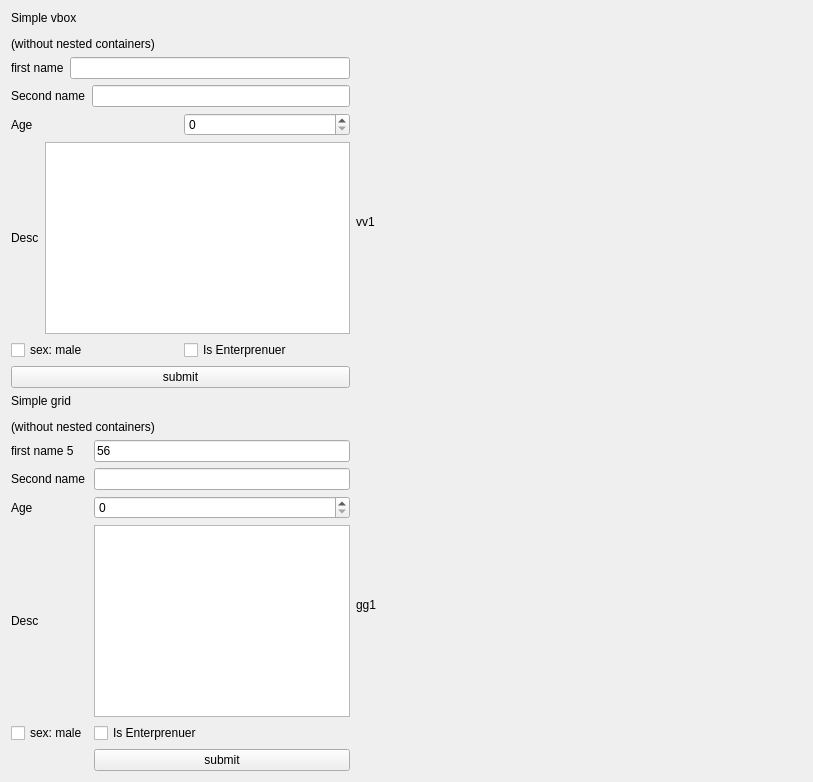
      <widget class="QWidget" name="tab">
       <attribute name="title">
        <string>Page - just simple examples</string>
       </attribute>
       <layout class="QGridLayout" name="gridLayout_16">
        <item row="0" column="0">
         <widget class="QLabel" name="label_42">
          <property name="text">
           <string>&lt;html&gt;&lt;head/&gt;&lt;body&gt;&lt;p&gt;Simple vbox&lt;/p&gt;&lt;p&gt;(without nested containers)&lt;/p&gt;&lt;/body&gt;&lt;/html&gt;</string>
          </property>
          <property name="wordWrap">
           <bool>true</bool>
          </property>
         </widget>
        </item>
        <item row="1" column="0">
         <layout class="QVBoxLayout" name="vv1">
          <item>
           <layout class="QHBoxLayout" name="horizontalLayout">
            <item>
             <widget class="QLabel" name="label_2">
              <property name="text">
               <string>first name</string>
              </property>
             </widget>
            </item>
            <item>
             <widget class="QLineEdit" name="lineEdit_2"/>
            </item>
           </layout>
          </item>
          <item>
           <layout class="QHBoxLayout" name="horizontalLayout_3">
            <item>
             <widget class="QLabel" name="label">
              <property name="text">
               <string>Second name</string>
              </property>
             </widget>
            </item>
            <item>
             <widget class="QLineEdit" name="lineEdit"/>
            </item>
           </layout>
          </item>
          <item>
           <layout class="QHBoxLayout" name="horizontalLayout_4">
            <item>
             <widget class="QLabel" name="label_3">
              <property name="text">
               <string>Age</string>
              </property>
             </widget>
            </item>
            <item>
             <widget class="QSpinBox" name="spinBox"/>
            </item>
           </layout>
          </item>
          <item>
           <layout class="QHBoxLayout" name="horizontalLayout_8">
            <item>
             <widget class="QLabel" name="label_18">
              <property name="text">
               <string>Desc</string>
              </property>
             </widget>
            </item>
            <item>
             <widget class="QPlainTextEdit" name="plainTextEdit"/>
            </item>
           </layout>
          </item>
          <item>
           <layout class="QHBoxLayout" name="horizontalLayout_5">
            <item>
             <widget class="QCheckBox" name="checkBox_2">
              <property name="text">
               <string>sex: male</string>
              </property>
             </widget>
            </item>
            <item>
             <widget class="QCheckBox" name="checkBox_3">
              <property name="text">
               <string>Is Enterprenuer</string>
              </property>
             </widget>
            </item>
           </layout>
          </item>
          <item>
           <layout class="QHBoxLayout" name="horizontalLayout_6">
            <item>
             <widget class="QPushButton" name="pushButton">
              <property name="text">
               <string>submit</string>
              </property>
             </widget>
            </item>
           </layout>
          </item>
         </layout>
        </item>
        <item row="1" column="2">
         <spacer name="horizontalSpacer_7">
          <property name="orientation">
           <enum>Qt::Horizontal</enum>
          </property>
          <property name="sizeHint" stdset="0">
           <size>
            <width>425</width>
            <height>20</height>
           </size>
          </property>
         </spacer>
        </item>
        <item row="2" column="0">
         <widget class="QLabel" name="label_41">
          <property name="text">
           <string>&lt;html&gt;&lt;head/&gt;&lt;body&gt;&lt;p&gt;Simple grid&lt;/p&gt;&lt;p&gt;(without nested containers)&lt;/p&gt;&lt;/body&gt;&lt;/html&gt;</string>
          </property>
          <property name="wordWrap">
           <bool>true</bool>
          </property>
         </widget>
        </item>
        <item row="3" column="0">
         <layout class="QGridLayout" name="gg1">
          <item row="1" column="0">
           <widget class="QLabel" name="label_5">
            <property name="text">
             <string>Second name</string>
            </property>
           </widget>
          </item>
          <item row="0" column="0">
           <widget class="QLabel" name="label_4">
            <property name="text">
             <string>first name 5</string>
            </property>
           </widget>
          </item>
          <item row="2" column="0">
           <widget class="QLabel" name="label_6">
            <property name="text">
             <string>Age</string>
            </property>
           </widget>
          </item>
          <item row="2" column="1">
           <widget class="QSpinBox" name="spinBox_2"/>
          </item>
          <item row="1" column="1">
           <widget class="QLineEdit" name="lineEdit_4"/>
          </item>
          <item row="4" column="0">
           <widget class="QCheckBox" name="checkBox_4">
            <property name="text">
             <string>sex: male</string>
            </property>
           </widget>
          </item>
          <item row="4" column="1">
           <widget class="QCheckBox" name="checkBox_5">
            <property name="text">
             <string>Is Enterprenuer</string>
            </property>
           </widget>
          </item>
          <item row="0" column="1">
           <widget class="QLineEdit" name="lineEdit_3">
            <property name="text">
             <string>56</string>
            </property>
           </widget>
          </item>
          <item row="5" column="1">
           <widget class="QPushButton" name="pushButton_2">
            <property name="text">
             <string>submit</string>
            </property>
           </widget>
          </item>
          <item row="3" column="0">
           <widget class="QLabel" name="label_19">
            <property name="text">
             <string>Desc</string>
            </property>
           </widget>
          </item>
          <item row="3" column="1">
           <widget class="QPlainTextEdit" name="plainTextEdit_2"/>
          </item>
         </layout>
        </item>
        <item row="3" column="2">
         <spacer name="horizontalSpacer_8">
          <property name="orientation">
           <enum>Qt::Horizontal</enum>
          </property>
          <property name="sizeHint" stdset="0">
           <size>
            <width>425</width>
            <height>20</height>
           </size>
          </property>
         </spacer>
        </item>
        <item row="1" column="1">
         <widget class="QLabel" name="label_44">
          <property name="text">
           <string>&lt;html&gt;&lt;head/&gt;&lt;body&gt;&lt;p&gt;vv1&lt;/p&gt;&lt;/body&gt;&lt;/html&gt;</string>
          </property>
          <property name="wordWrap">
           <bool>true</bool>
          </property>
         </widget>
        </item>
        <item row="3" column="1">
         <widget class="QLabel" name="label_45">
          <property name="text">
           <string>&lt;html&gt;&lt;head/&gt;&lt;body&gt;&lt;p&gt;gg1&lt;/p&gt;&lt;/body&gt;&lt;/html&gt;</string>
          </property>
          <property name="wordWrap">
           <bool>true</bool>
          </property>
         </widget>
        </item>
       </layout>
      </widget>
